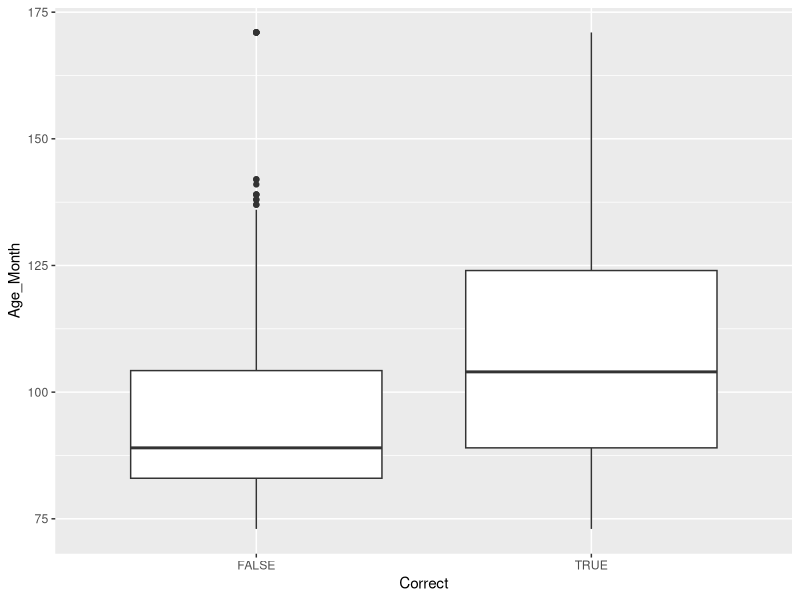
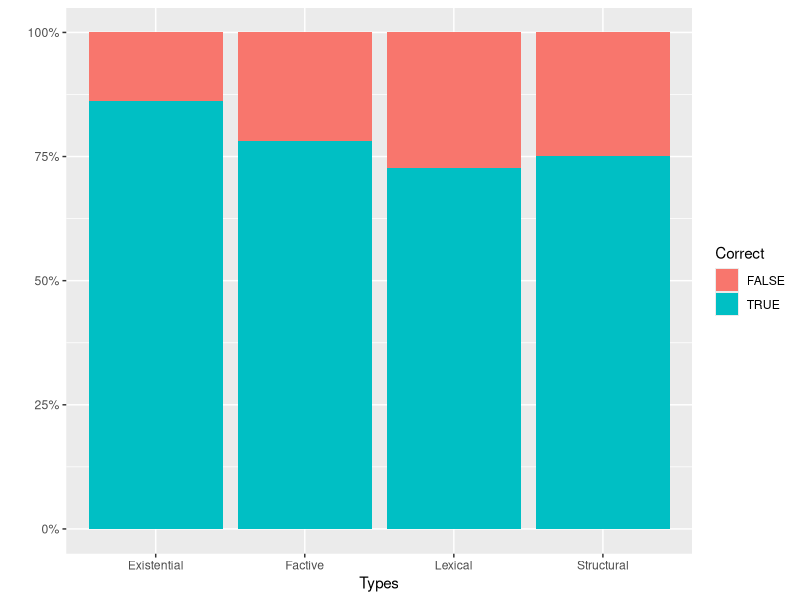
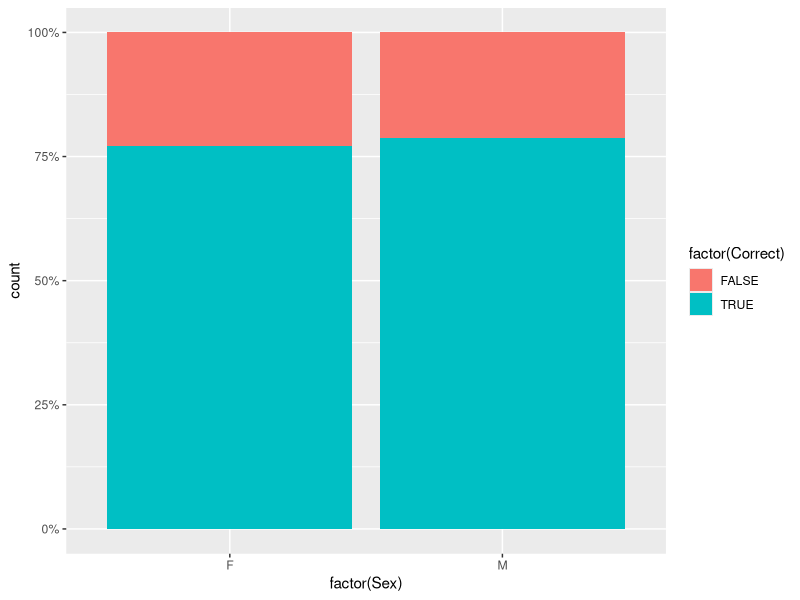
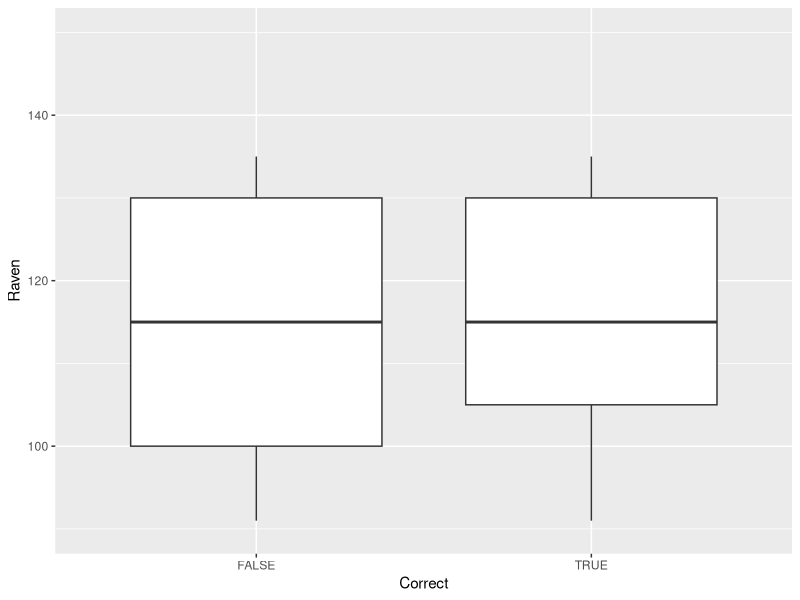

These figures' R source, in order:
## ---- chunk 1
knitr::opts_chunk$set(echo = TRUE)
## ---- chunk 2
library(readr)
library(ggplot2)
PresuppositionType_data <- read_csv("PresuppositionType_data.csv")
data <-PresuppositionType_data
ggplot(data) + 
  geom_boxplot(aes(x = Correct, y = Age_Month))
## ---- chunk 3
library(dplyr)
data2 <- filter(data, Group == "ASD subjects")
## ---- chunk 4
ggplot(data2, aes(factor(Types), fill = factor(Correct))) + 
  geom_bar(position = "fill") + 
  scale_y_continuous(labels = scales::percent)+ 
  xlab("Types") + ylab("") + labs(fill = "Correct")
## ---- chunk 5
ggplot(data2, aes(factor(Sex), fill = factor(Correct))) + 
  geom_bar(position = "fill") + 
  scale_y_continuous(labels = scales::percent)
## ---- chunk 6
data3 <- ggplot(data2, aes(x=Correct, y=Raven))+ geom_boxplot()
data3 + ylim(90, 150)
